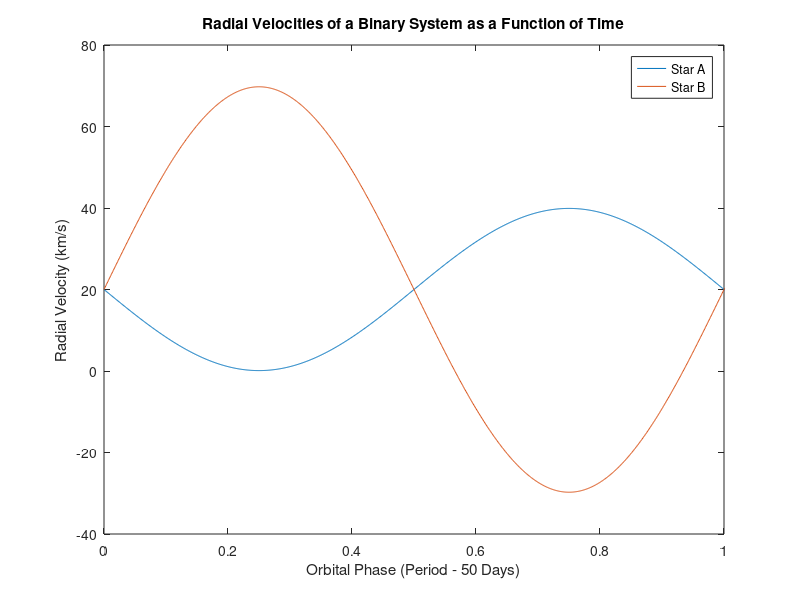
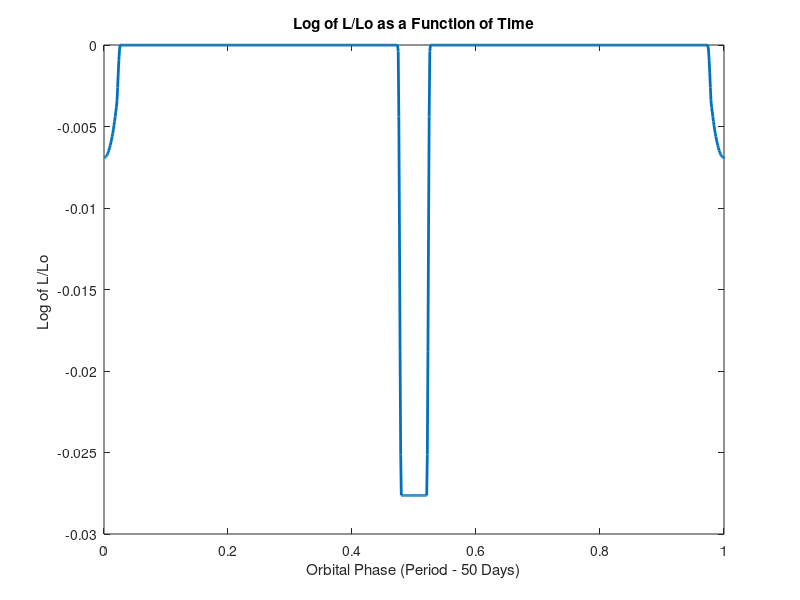

MATLAB code for these plots, in order:
% If you put this file in your working directory you can just 
% type the name of the file (without the .m) to execute these commands.
function template;

% To read the hipparcos data from file hipparcos.txt:

fid=fopen('W17_assignment1_orbit.dat');

% Read the data into a matrix M

M=fscanf(fid,'%g %g %g %g',[4,inf]);

fclose(fid);

% M(N,:) will be an array of data from column N.  For example, to define an array x consisting of the data in column 3:

orbph=M(1,:);
radv1=M(2,:);
radv2=M(3,:);
apmag=M(4,:);



% Calculate the things you need...

y=0.596-0.4*apmag;


% Now make a plot
figure();
plot(orbph, radv1);
  xlabel("Orbital Phase (Period - 50 Days)");
  ylabel("Radial Velocity (km/s)");
  title('Radial Velocities of a Binary System as a Function of Time');
hold on;
plot(orbph, radv2);
xlim([0, 1]);
hold on;
legend('Star A', 'Star B');
hold off;

figure();
plot(orbph,y,'LineWidth',2);
  xlabel("Orbital Phase (Period - 50 Days)");
  ylabel("Log of L/Lo ");
  title('Log of L/Lo as a Function of Time');
xlim([0, 1]);
ylim([-0.03,0]);
disp(apmag);
end